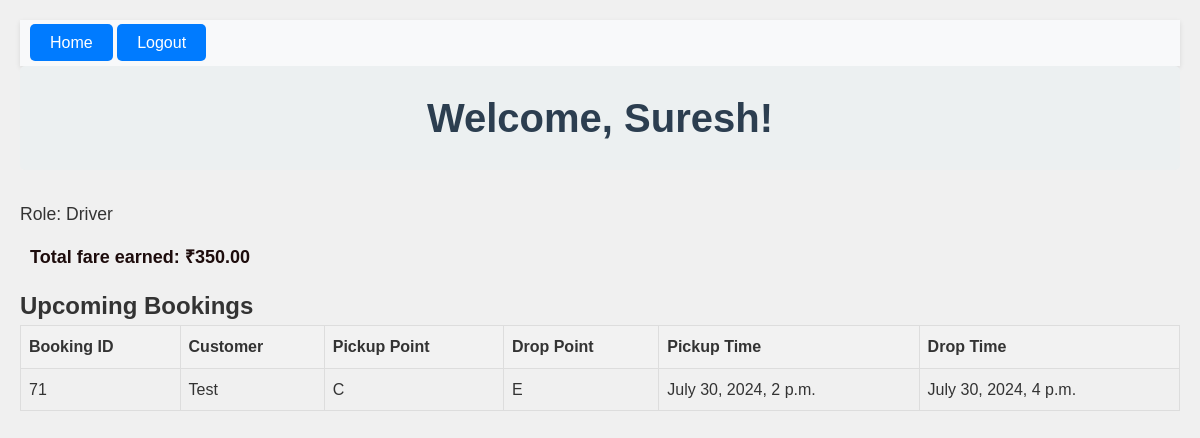
Page /driver-dashboard/ (signed in) on the earlier database version.
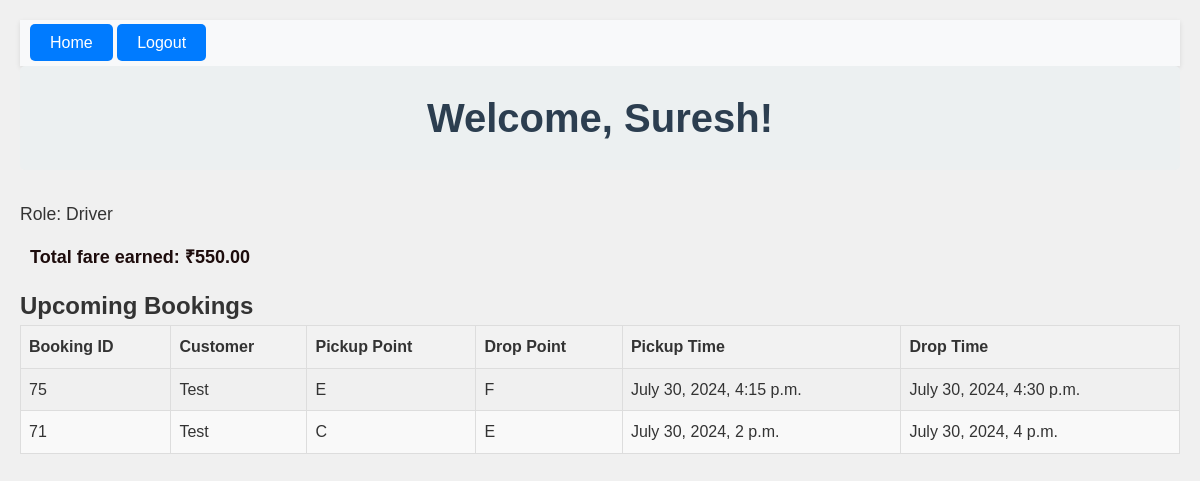
Same page on the later database version.
### bookings/models.py (models this page shows)
class Booking(models.Model):
    booking_id = models.AutoField(primary_key=True)
    taxi = models.ForeignKey(Taxi, on_delete=models.CASCADE)
    customer = models.ForeignKey(Customer, on_delete=models.CASCADE)
    pickup_point = models.CharField(max_length=1, choices=[('A', 'A'), ('B', 'B'), ('C', 'C'), ('D', 'D'), ('E', 'E'), ('F', 'F')])
    drop_point = models.CharField(max_length=1, choices=[('A', 'A'), ('B', 'B'), ('C', 'C'), ('D', 'D'), ('E', 'E'), ('F', 'F')])
    pickup_time = models.DateTimeField()
    drop_time = models.DateTimeField(default=None, null=True, blank=True)
    booking_time = models.TimeField(auto_now_add=True)
    booking_date = models.DateField(auto_now_add=True)
    fare_amount = models.DecimalField(max_digits=10, decimal_places=2,default=0)

class Customer(models.Model):
    user = models.OneToOneField(User, null=True, blank=True, on_delete=models.SET_NULL)
    customer_id = models.AutoField(primary_key=True)
    customer_name = models.CharField(max_length=255)

### bookings/decorators.py (the view)
    def wrap(request, *args, **kwargs):
        if request.user.groups.filter(name='Driver').exists():
            return function(request, *args, **kwargs)
        else:
            messages.error(request, "You do not have permission to view this page.")
            return redirect(reverse('index'))

### bookings/views.py (called while the page is built)
@login_required
@driver_required
def driver_dashboard(request):
    try:
        driver_taxi = request.user.assigned_taxi
    except ObjectDoesNotExist:
        driver_taxi = None
    if not driver_taxi:
        messages.error(request, "The page is not accessible because you are not assigned to any taxi.")
        return redirect('index')
    bookings = Booking.objects.filter(taxi=driver_taxi).order_by('-booking_date', '-booking_time')
    total_spent = sum(booking.fare_amount for booking in bookings)
    context = {
        'bookings': bookings,
        'taxi': driver_taxi,
        'user_role': 'Driver',
        'total_spent': total_spent
    }
    return render(request, 'driver_dashboard.html', context)

### bookings/templates/driver_dashboard.html (shortened to what this page needs)
{% extends 'base.html' %}
{% block content %}
<body>
    <header>
        <h1>Welcome, {{ user.username }}!</h1>
        <p>Role: {{ user_role }}</p>
        <p class="total-spent">Total fare earned: ₹{{total_spent}}</p>
    <main>
        <h2>Upcoming Bookings</h2>
        <table>
            <thead>
                <tr>
                    <th>Booking ID</th>
                    <th>Customer</th>
                    <th>Pickup Point</th>
                    <th>Drop Point</th>
                    <th>Pickup Time</th>
                    <th>Drop Time</th>
                </tr>
            </thead>
            <tbody>
                {% for booking in bookings %}
                <tr>
                    <td>{{ booking.booking_id }}</td>
                    <td>{{ booking.customer.customer_name }}</td>
                    <td>{{ booking.pickup_point }}</td>
                    <td>{{ booking.drop_point }}</td>
                    <td>{{ booking.pickup_time }}</td>
                    <td>{{ booking.drop_time }}</td>
                </tr>
                {% endfor %}
            </tbody>
        </table>
    </main>
</body>
{% endblock %}

Differences in the rows shown:
added Booking: booking_id "75", customer.customer_name "Test", pickup_point "E", drop_point "F", pickup_time "July 30, 2024, 4:15 p.m.", drop_time "July 30, 2024, 4:30 p.m."
Other differences:
{{ total_spent }}: "350.00" → "550.00"
